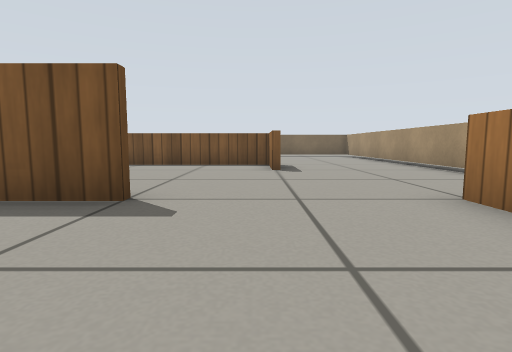
view 1 (above)

20 first-person views from a walk through a world built for the Gazebo simulator. The camera is 0.32 m above the floor, tilts 6° down and sees 80° across. The floor is counted in squares, 0.5 m on a side. Each view is taken from the middle of a square. On the plan, view 1 faces up. The plan holds only what a view shows up to about 9 squares ahead; the rest is blank. Gazebo's built-in surfaces are drawn with simple patterns.

view 2
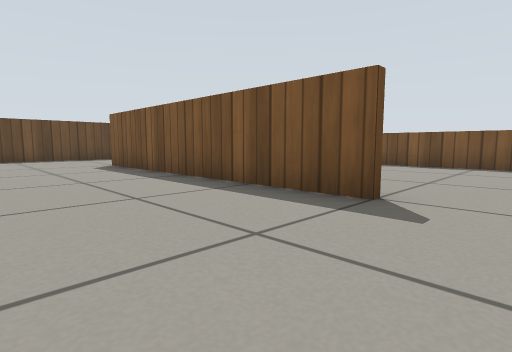

view 3
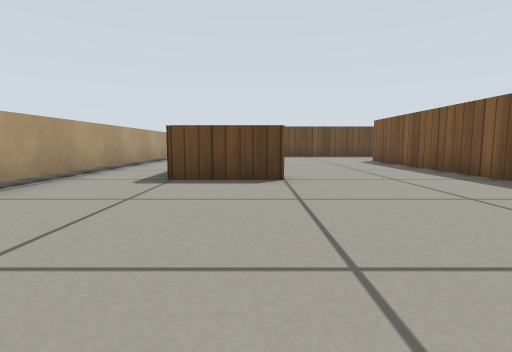

view 4
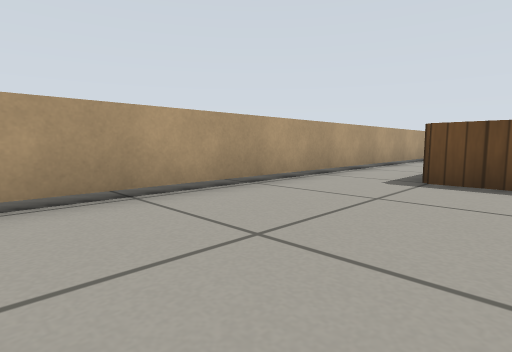

view 5
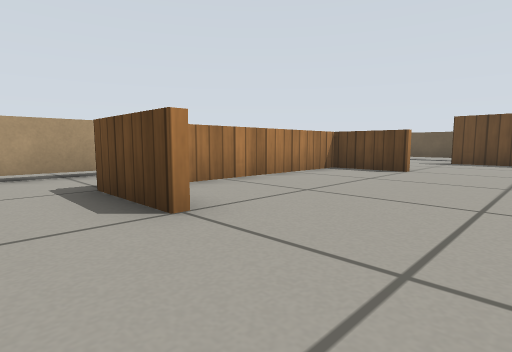

view 6
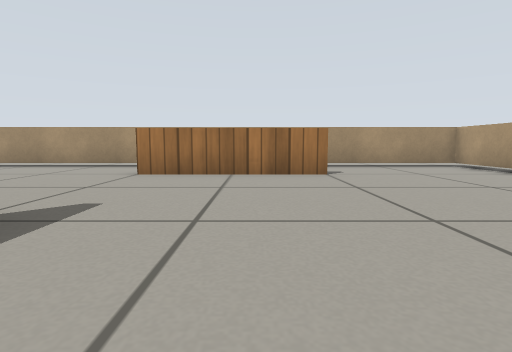

view 7
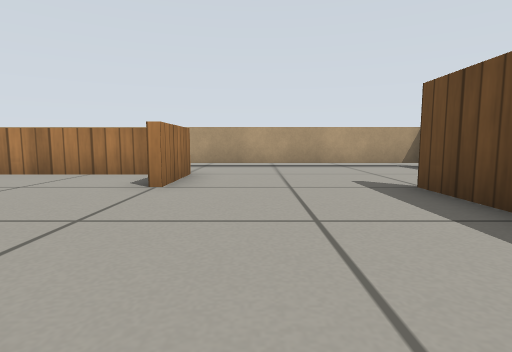

view 8
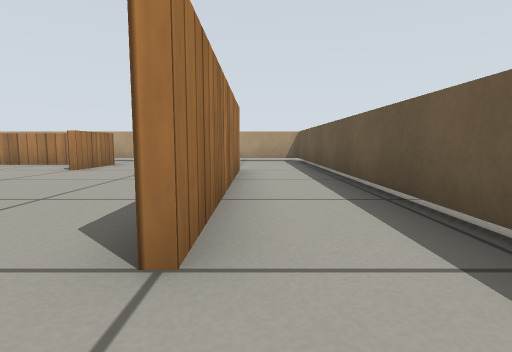

view 9
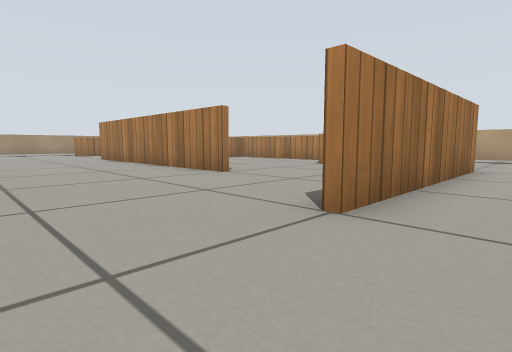

view 10
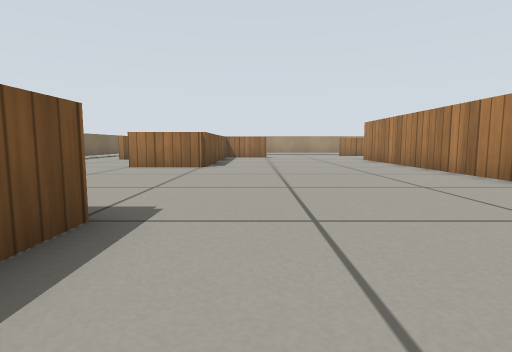

view 11
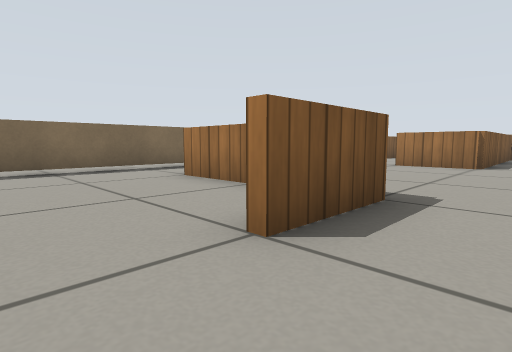

view 12
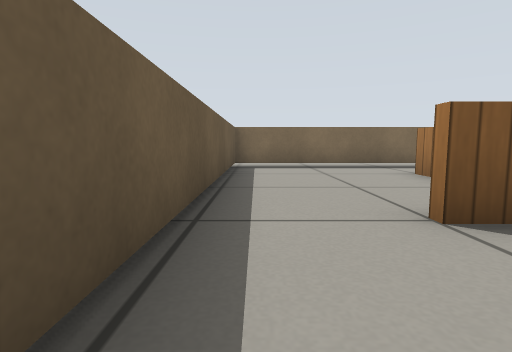

view 13
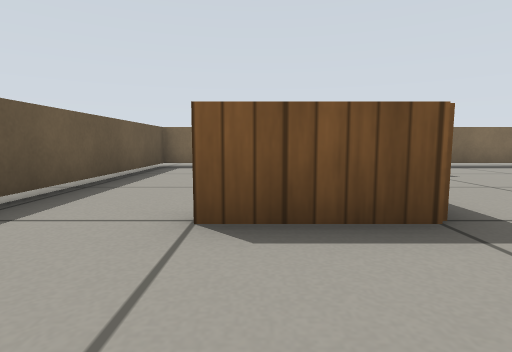

view 14
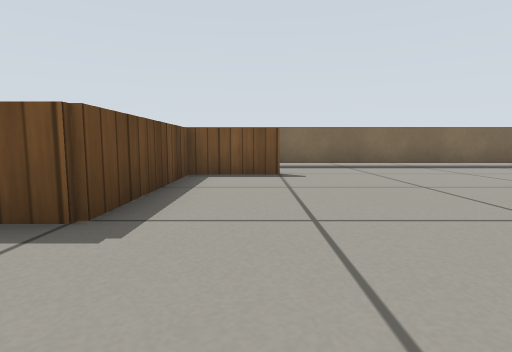

view 15
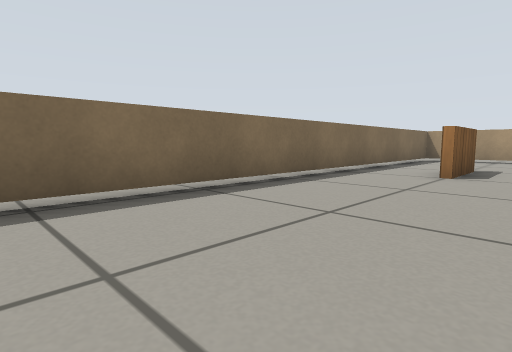

view 16
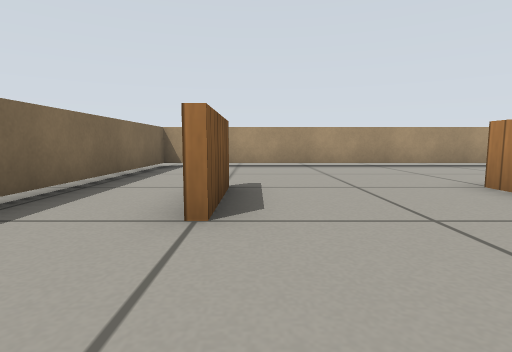

view 17
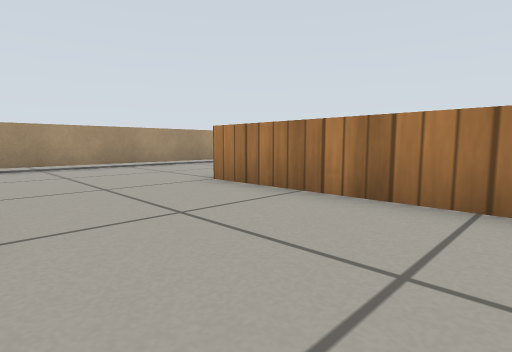

view 18
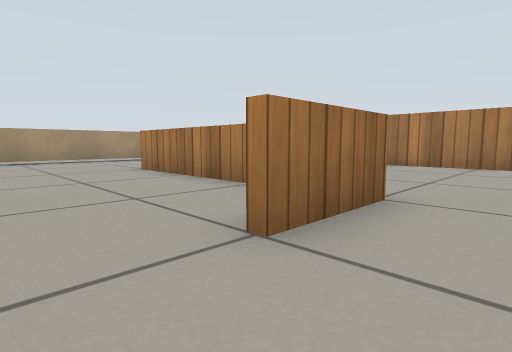

view 19
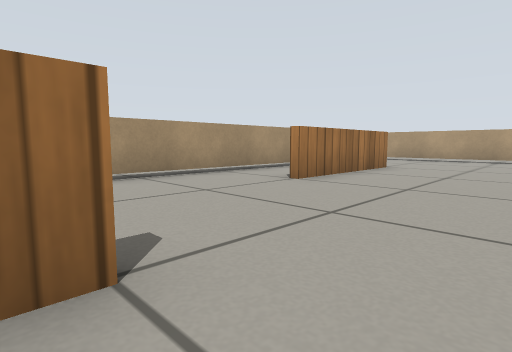

view 20
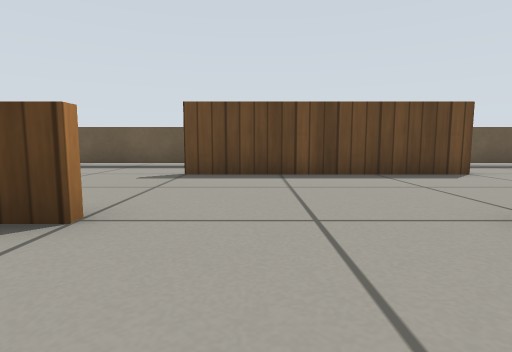

### Floor plan
Ten units are one square. View 1 is at (0, 0); x grows to the right and y downward. Boxes are objects, and circles mark ways between rooms. Rooms are numbered by the first view taken in them; rooms with no view inside come last. Other rooms are left out.
<svg viewBox="-161 -161 212 212">
<path fill="none" stroke="#000" d="M-14 -34 -95 -34M-95 -36 -35 -36M-38 -96 5 -96M-34 4 -34 26M4 -74 4 -88M-8 -94 -56 -94 -56 -115M-94 4 -94 24 -48 24M-134 -56 -134 5M-96 25 -96 5M24 6 24 -35M-95 -134 -114 -134 -114 -94 -135 -94M-72 46 46 46 46 10M5 -134 -15 -134M-136 5 -136 -55M46 -10 46 -156 -116 -156M-156 -51 -156 40M-156 -104 -156 -70M-156 46 -91 46M-116 -115 -116 -135M-116 -156 -156 -156 -156 -104"/>
<circle cx="-105" cy="-145" r="3" fill="#2a7"/>
<circle cx="-135" cy="-105" r="3" fill="#2a7"/>
<text x="-50" y="-50">1</text>
<text x="-140" y="-130">2</text>
</svg>
Room 1 opens to room 2.

Where each view was taken, in squares from view 1:
view 1: 0 up, 0 right, facing up
view 2: 0 up, 0 right, facing up-left
view 3: 1 down, 2 right, facing left
view 4: 1 down, 2 right, facing down-left
view 5: 2 up, 2 left, facing down-left
view 6: 1 up, 4 left, facing right
view 7: 4 up, 11 left, facing down
view 8: 7 up, 14 left, facing down
view 9: 8 up, 15 left, facing down-right
view 10: 8 up, 14 left, facing right
view 11: 8 up, 15 left, facing up-right
view 12: 7 up, 15 left, facing up
view 13: 7 up, 13 left, facing up
view 14: 7 up, 10 left, facing up
view 15: 12 up, 8 left, facing up-right
view 16: 13 up, 4 left, facing right
view 17: 13 up, 4 left, facing down-right
view 18: 13 up, 7 left, facing down-right
view 19: 8 up, 1 left, facing down-right
view 20: 1 up, 7 left, facing left
